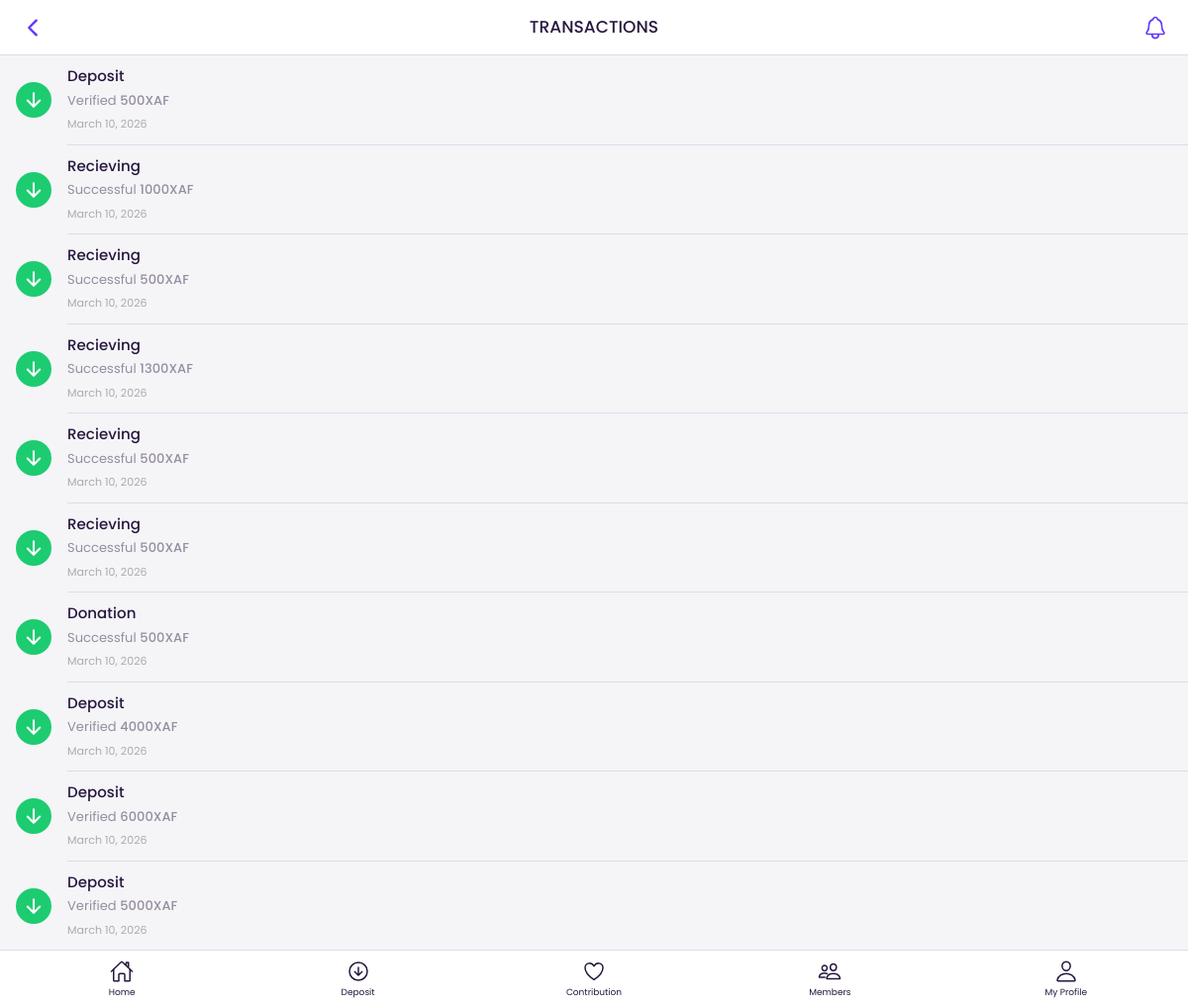
/transactions (signed in), run on an earlier commit of the app's database.
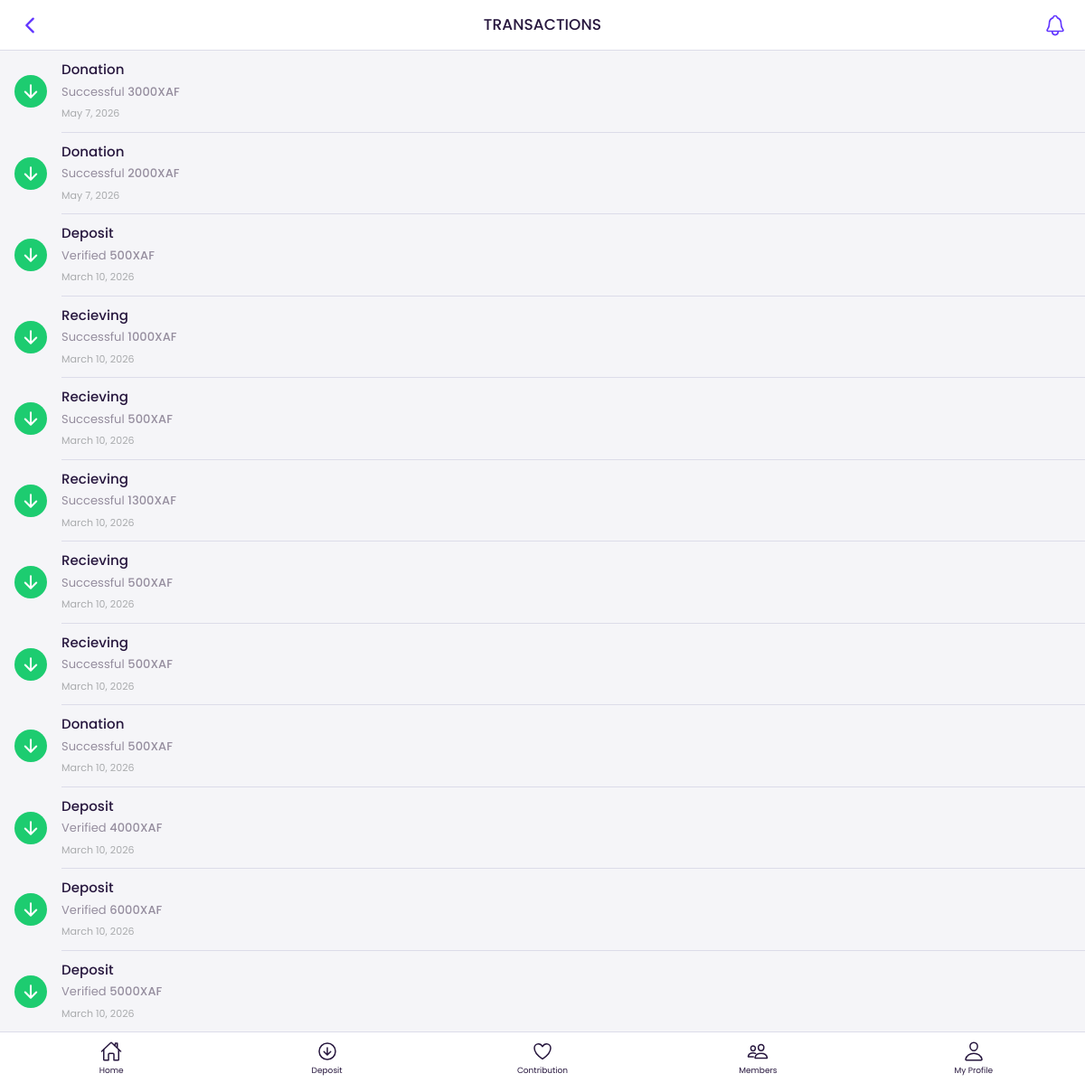
And on a later commit of the database.
### members/models.py (models this page shows)
class Transaction(models.Model):
    member = models.ForeignKey(User,on_delete=models.CASCADE,null=True,blank=True)
    amount=models.DecimalField(max_digits=11,decimal_places=0,default=0,blank=True,null=True)
    transactionType = models.CharField(max_length=200,default=0,null=True,blank=True)
    transactionReference = models.CharField(max_length=200,default="0",null=True,blank=True)
    transactionStatus = models.CharField(max_length=200,default="0",null=True,blank=True)
    PODs = models.FileField(upload_to="POD/", null=True, blank=True)
    created_at = models.DateTimeField(auto_now_add=True)
    updated_at = models.DateTimeField(auto_now=True)

### members/views.py (the view)
# urls.py: path('transactions', views.transactionsView, name='transactionsView'),
@login_required(login_url="/login")
def transactionsView(request):
    if request.user.is_authenticated:
        username = request.user.username
        members_instance=User.objects.get(username=username)
        transaction = Transaction.objects.filter(member=members_instance).order_by('-created_at')[:20]
        data = {
            'members_instance':members_instance,
            'transaction':transaction
        }
        return render(request,'members/transactions.html',context=data)
    else:
        return redirect('/login')

### templates/members/transactions.html (shortened to what this page needs)
{% load static %}
<!doctype html>
<html lang="en">
{% include "../ext/header.html" %}
<body>
    {% include "members/app_header.html" %}
<div>
    <div id="appCapsule">
        <div class="section full">
            {% if transaction %}
            <ul class="listview image-listview flush">
                {% for eachTransaction in transaction %}
                <li class="active">
                    <a href="/transactions_details/{{eachTransaction.id}}" class="item">
                        <div class="icon-box bg-success">
                            <ion-icon name="arrow-down-outline"></ion-icon>
                        </div>
                        <div class="in">
                            <div>
                                <div class="mb-05"><strong>{{eachTransaction.transactionType}}</strong></div>
                                <div class="text-small mb-05">{{eachTransaction.transactionStatus}} <b>{{eachTransaction.amount}}XAF</b></div>
                                <div class="text-xsmall">{{eachTransaction.created_at.date}}</div>
                            </div>
                        </div>
                    </a>
                </li>
                {% endfor %}
            </ul>
            {% endif %}
        </div>
</div>
    {% include "members/app_buttom_menu.html" %}
</body>
</html>

What changed in the data, as far as the page shows it:
added Transaction: transactionType "Donation", transactionStatus "Successful", amount "3000", created_at "May 7, 2026"
added Transaction: transactionType "Donation", transactionStatus "Successful", amount "2000", created_at "May 7, 2026"
